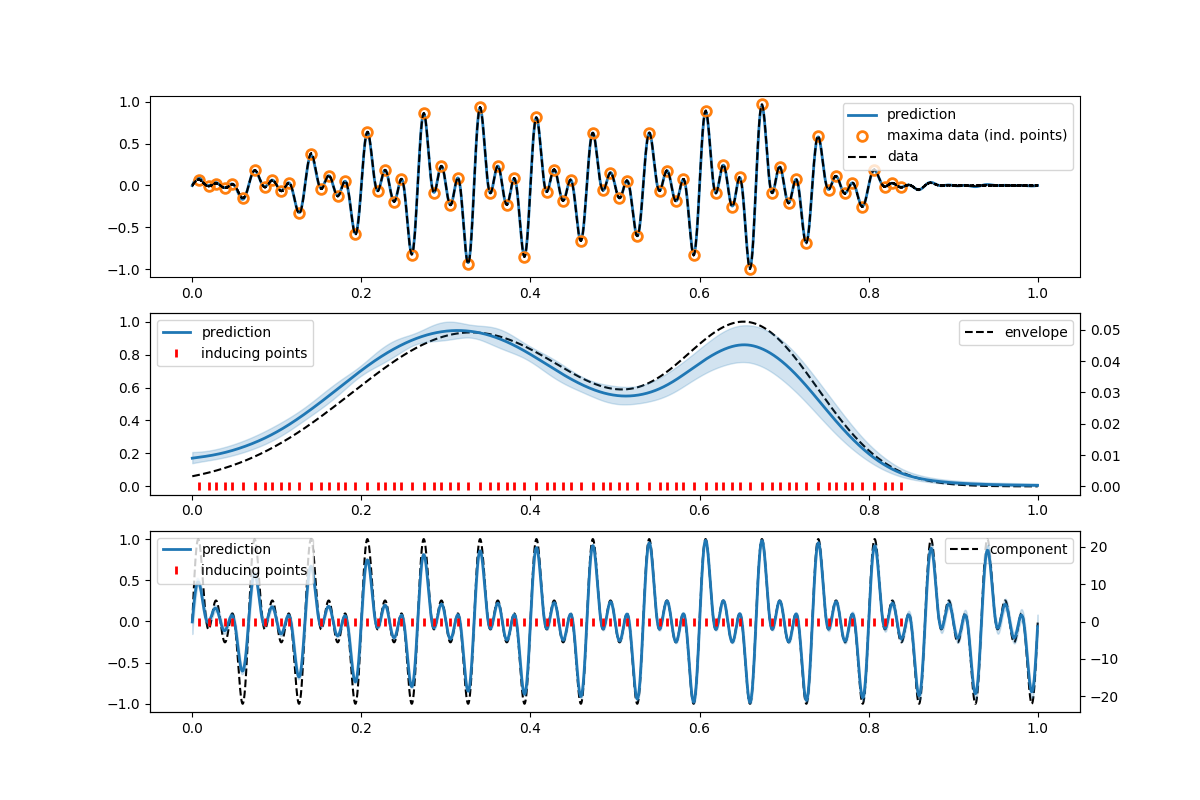

Write the Python code that produced this figure.
from gpitch.matern12_spectral_mixture import MercerMatern12sm
from gpitch.myplots import plot_predict
import matplotlib.pyplot as plt
import numpy as np
import tensorflow as tf
import gpitch
import gpflow


def per_fun(xin, npartials, freq):
    """Function to generate sum os sines"""
    f = np.zeros(xin.shape)
    for i in range(npartials):
        f += np.sin(2 * np.pi * xin * (i+1) * freq)
    return f/np.max(np.abs(f))


# generate data
n = 16000  # number of samples
fs = 16000  # sample frequency
x = np.linspace(0., (n-1.)/fs, n).reshape(-1, 1)
component = per_fun(xin=x, npartials=3, freq=15.)
envelope = np.exp(-25 * (x - 0.33) ** 2) + np.exp(-75 * (x - 0.66) ** 2)
envelope /= np.max(np.abs(envelope))
noise_var = 0.000001
y = component * envelope + np.sqrt(noise_var) * np.random.randn(component.size, 1)

#  use maxima as inducing points
z, u = gpitch.init_inducing_extrema(x=x, y=y, win_size=31, thres=0.05, dec=1)

# init kernels
kact = gpflow.kernels.Matern32(input_dim=1, lengthscales=1.0, variance=1.0)
enr = np.array([1., 1., 1.])
frq = np.array([15., 30., 45.])
kcom = MercerMatern12sm(input_dim=1, energy=enr, frequency=frq)
kern = [[kact], [kcom]]

# init model
m = gpitch.pdgp.Pdgp(x=x.copy(), y=y.copy(), z=z, kern=kern, minibatch_size=100)
m.za.fixed = True
m.zc.fixed = True

# optimization
method = tf.train.AdamOptimizer(learning_rate=0.005)
m.optimize(method=method, maxiter=1000)

# predict
xtest = x[::4].copy()
mu_a, var_a, mu_c, var_c, m_src = m.predict_act_n_com(xtest)

# plot results
plt.figure(figsize=(12, 8))
plt.subplot(3, 1, 1)
plt.plot(xtest, m_src[0], lw=2)
plt.plot(z[0][0], u, 'o', mfc="none", ms=7, mew=2)
plt.plot(x, y, 'k--')
plt.legend(['prediction', 'maxima data (ind. points)', 'data'])

plt.subplot(3, 1, 2)
plt.plot(x, envelope, 'k--')
plt.legend(['envelope'], loc=1)
plt.twinx()
plot_predict(x=xtest, mean=mu_a[0], var=var_a[0], z=m.za[0].value, latent=True)
plt.legend(['prediction', 'inducing points'], loc=2)

plt.subplot(3, 1, 3)
plt.plot(x, component, 'k--')
plt.legend(['component'], loc=1)
plt.twinx()
plot_predict(x=xtest, mean=mu_c[0], var=var_c[0], z=m.zc[0].value)
plt.legend(['prediction', 'inducing points'], loc=2)
plt.savefig("demo-modgp.png")
plt.show()
